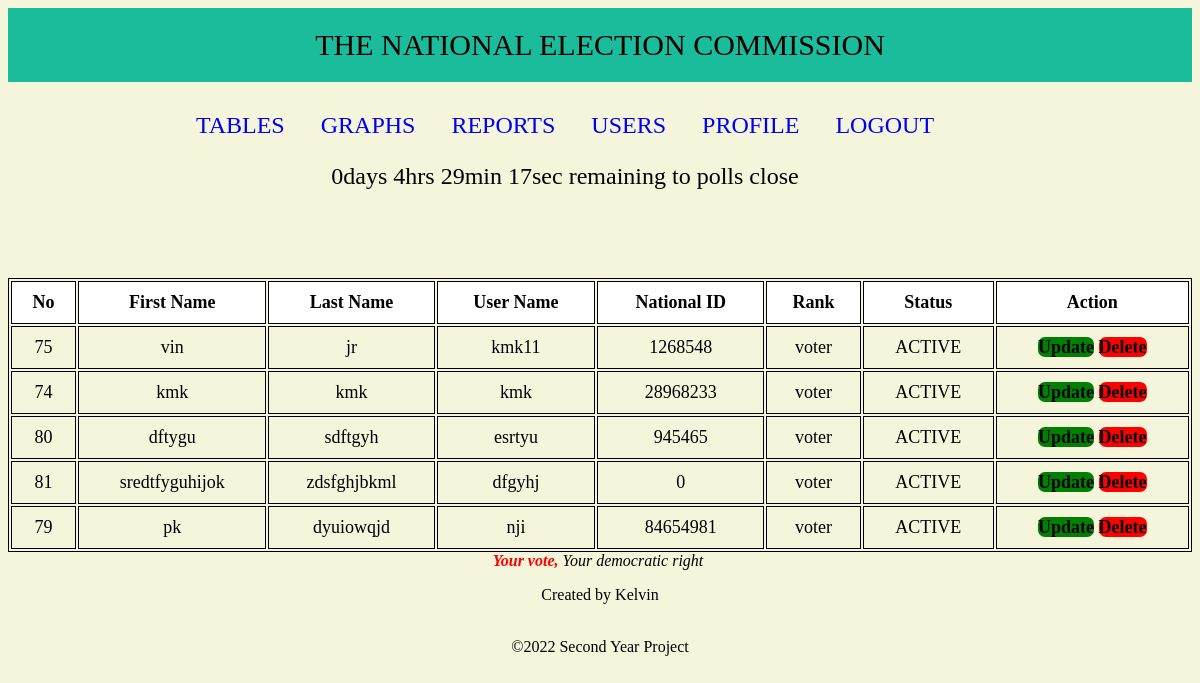
The page /admin/view.php on the database its author committed.
### tables this page shows
CREATE TABLE `loginusers` (
  `pid` int(200) NOT NULL,
  `firstname` varchar(100) NOT NULL,
  `lastname` varchar(100) NOT NULL,
  `username` varchar(100) NOT NULL,
  `id` int(100) NOT NULL,
  `password` varchar(100) NOT NULL,
  `rank` varchar(80) NOT NULL DEFAULT 'voter',
  `status` varchar(10) NOT NULL DEFAULT 'ACTIVE'
);

### admin/view.php (the view, shortened to what this page needs)
<!DOCTYPE html>
<html lang="en">
<head>
</head>
<body class="profile">
<?php
include "home.php";
include "../voter/database.php";
$query = "SELECT * FROM loginusers WHERE pid NOT IN (65) ";
$data = mysqli_query($con,$query);
$total = mysqli_num_rows($data);
if($total != 0){
    ?>
    <table border="3",cellspacing = "7">
     <tr>
        <th>No</th>
        <th>First Name</th>
        <th>Last Name</th>
        <th>User Name</th>
        <th>National ID</th>
        <th>Rank</th>
        <th>Status</th>
        <th>Action</th>
      </tr>
     <?php
      while($result = mysqli_fetch_assoc($data)){
        echo "<tr>
                <td>".$result['pid']."</td>
                <td>".$result['firstname']."</td>
                <td>".$result['lastname']."</td>
                <td>".$result['username']."</td>
                <td>".$result['id']."</td>
                <td>".$result['rank']."</td>
                <td>".$result['status']."</td>
                <td><a class='update'; href='update_data.php?pid=$result[pid]'>Update</a>
                <a class='delete'; href='delete_data.php?pid=$result[pid]' onclick = 'return checkdelete()'>Delete</a></td>
            </tr>
             ";
      }
}
else{
    echo "<tr>
    <td>No</td>
    </tr>";
}
?>
</table>
<?php include "../voter/footer.php"?>
</body>
</html>

### admin/style.css (style rules this page uses)
.profile { background-image: url("ack.jpg"); background-color: beige; background-repeat: no-repeat; background-size: cover; }

### admin/view.php (style rules this page uses)
table { margin: 0 auto; font-size: large; border: 1px solid black; width: 100%; margin-top: 90px; }
td { background-color: beige; border: 1px solid black; }
th, td { font-weight: bold; border: 1px solid black; padding: 10px; text-align: center; }
td { font-weight: lighter; }
.update, .delete { background-color: green; text-decoration: none; color: black; border-radius: 7px; border: 0; outline: none; height: 23px; width: 80px; font-weight: bold; cursor: pointer; }
.delete { background-color: red; }
tr:nth-child(odd) { background-color: white; }

### rows shown on the page
loginusers: pid "75", firstname "vin", lastname "jr", username "kmk11", id "1268548", rank "voter", status "ACTIVE"
loginusers: pid "74", firstname "kmk", lastname "kmk", username "kmk", id "28968233", rank "voter", status "ACTIVE"
loginusers: pid "80", firstname "dftygu", lastname "sdftgyh", username "esrtyu", id "945465", rank "voter", status "ACTIVE"
loginusers: pid "81", firstname "sredtfyguhijok", lastname "zdsfghjbkml", username "dfgyhj", id "0", rank "voter", status "ACTIVE"
loginusers: pid "79", firstname "pk", lastname "dyuiowqjd", username "nji", id "84654981", rank "voter", status "ACTIVE"
